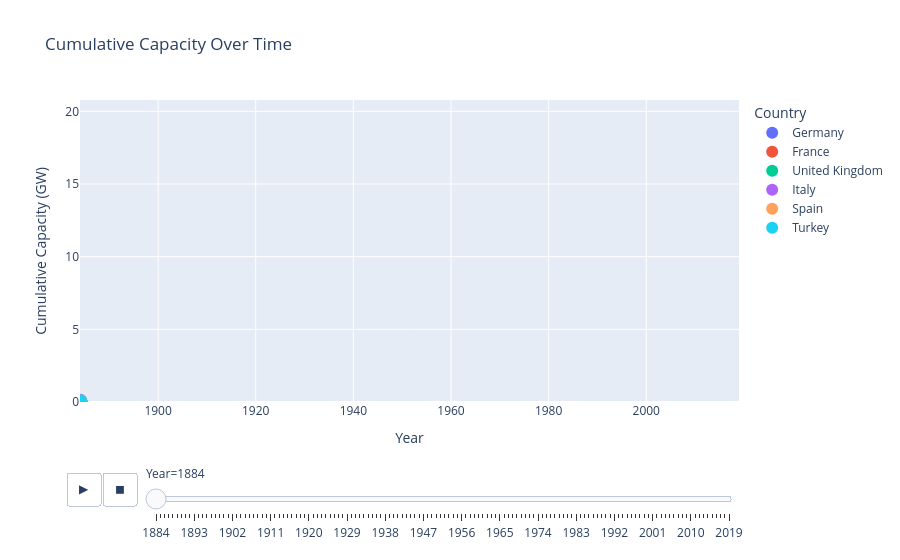

Notebook code for this chart:
### Code cell
#animation_frame = This means year will be used to change the frames. So each year will be a frame.
#animation_group = Each country will represented in each frame.
fig = px.scatter(selected_data_updated, x="year", y="cumulative_capacity_gw", animation_frame="year", 
                 animation_group="country", size="cumulative_capacity_gw", color="country", 
                 hover_name="country", size_max=55, range_x=[selected_data_updated['year'].min(), selected_data_updated['year'].max()], 
                 range_y=[0, selected_data_updated['cumulative_capacity_gw'].max()], 
                 title="Cumulative Capacity Over Time",
                 labels={"cumulative_capacity_gw": "Cumulative Capacity (GW)", "year": "Year"})

fig.update_traces(showlegend=True, marker=dict(size=15))

fig.update_layout(legend_title_text='Country')
fig.show()
fig.write_html("/home/shah0012/GloHydroRes/Figure/animation.html")

### Figure 1 — Plotly figure (JSON) as saved in the notebook; plotly's stock layout.template omitted (floating-point values rounded to 4 significant figures; data arrays with more than 128 entries replaced by an {"elided": "..."} marker saying what was removed)
{"data": [{"hovertemplate": "<b>%{hovertext}</b><br><br>country=Germany<br>Year=%{x}<br>Cumulative Capacity (GW)=%{marker.size}<extra></extra>", "hovertext": ["Germany"], "ids": ["Germany"], "legendgroup": "Germany", "marker": {"color": "#636efa", "size": 15, "sizemode": "area", "sizeref": 0.006869, "symbol": "circle"}, "mode": "markers", "name": "Germany", "orientation": "v", "showlegend": true, "type": "scatter", "x": [1884], "xaxis": "x", "y": [0], "yaxis": "y"}, {"hovertemplate": "<b>%{hovertext}</b><br><br>country=France<br>Year=%{x}<br>Cumulative Capacity (GW)=%{marker.size}<extra></extra>", "hovertext": ["France"], "ids": ["France"], "legendgroup": "France", "marker": {"color": "#EF553B", "size": 15, "sizemode": "area", "sizeref": 0.006869, "symbol": "circle"}, "mode": "markers", "name": "France", "orientation": "v", "showlegend": true, "type": "scatter", "x": [1884], "xaxis": "x", "y": [0], "yaxis": "y"}, {"hovertemplate": "<b>%{hovertext}</b><br><br>country=United Kingdom<br>Year=%{x}<br>Cumulative Capacity (GW)=%{marker.size}<extra></extra>", "hovertext": ["United Kingdom"], "ids": ["United Kingdom"], "legendgroup": "United Kingdom", "marker": {"color": "#00cc96", "size": 15, "sizemode": "area", "sizeref": 0.006869, "symbol": "circle"}, "mode": "markers", "name": "United Kingdom", "orientation": "v", "showlegend": true, "type": "scatter", "x": [1884], "xaxis": "x", "y": [0], "yaxis": "y"}, {"hovertemplate": "<b>%{hovertext}</b><br><br>country=Italy<br>Year=%{x}<br>Cumulative Capacity (GW)=%{marker.size}<extra></extra>", "hovertext": ["Italy"], "ids": ["Italy"], "legendgroup": "Italy", "marker": {"color": "#ab63fa", "size": 15, "sizemode": "area", "sizeref": 0.006869, "symbol": "circle"}, "mode": "markers", "name": "Italy", "orientation": "v", "showlegend": true, "type": "scatter", "x": [1884], "xaxis": "x", "y": [0.048], "yaxis": "y"}, {"hovertemplate": "<b>%{hovertext}</b><br><br>country=Spain<br>Year=%{x}<br>Cumulative Capacity (GW)=%{marker.size}<extra></extra>", "hovertext": ["Spain"], "ids": ["Spain"], "legendgroup": "Spain", "marker": {"color": "#FFA15A", "size": 15, "sizemode": "area", "sizeref": 0.006869, "symbol": "circle"}, "mode": "markers", "name": "Spain", "orientation": "v", "showlegend": true, "type": "scatter", "x": [1884], "xaxis": "x", "y": [0], "yaxis": "y"}, {"hovertemplate": "<b>%{hovertext}</b><br><br>country=Turkey<br>Year=%{x}<br>Cumulative Capacity (GW)=%{marker.size}<extra></extra>", "hovertext": ["Turkey"], "ids": ["Turkey"], "legendgroup": "Turkey", "marker": {"color": "#19d3f3", "size": 15, "sizemode": "area", "sizeref": 0.006869, "symbol": "circle"}, "mode": "markers", "name": "Turkey", "orientation": "v", "showlegend": true, "type": "scatter", "x": [1884], "xaxis": "x", "y": [0], "yaxis": "y"}], "layout": {"legend": {"itemsizing": "constant", "title": {"text": "Country"}, "tracegroupgap": 0}, "sliders": [{"active": 0, "currentvalue": {"prefix": "Year="}, "len": 0.9, "pad": {"b": 10, "t": 60}, "steps": [{"args": [["1884"], {"frame": {"duration": 0, "redraw": false}, "fromcurrent": true, "mode": "immediate", "transition": {"duration": 0, "easing": "linear"}}], "label": "1884", "method": "animate"}, {"args": [["1885"], {"frame": {"duration": 0, "redraw": false}, "fromcurrent": true, "mode": "immediate", "transition": {"duration": 0, "easing": "linear"}}], "label": "1885", "method": "animate"}, {"args": [["1886"], {"frame": {"duration": 0, "redraw": false}, "fromcurrent": true, "mode": "immediate", "transition": {"duration": 0, "easing": "linear"}}], "label": "1886", "method": "animate"}, {"args": [["1887"], {"frame": {"duration": 0, "redraw": false}, "fromcurrent": true, "mode": "immediate", "transition": {"duration": 0, "easing": "linear"}}], "label": "1887", "method": "animate"}, {"args": [["1888"], {"frame": {"duration": 0, "redraw": false}, "fromcurrent": true, "mode": "immediate", "transition": {"duration": 0, "easing": "linear"}}], "label": "1888", "method": "animate"}, {"args": [["1889"], {"frame": {"duration": 0, "redraw": false}, "fromcurrent": true, "mode": "immediate", "transition": {"duration": 0, "easing": "linear"}}], "label": "1889", "method": "animate"}, {"args": [["1890"], {"frame": {"duration": 0, "redraw": false}, "fromcurrent": true, "mode": "immediate", "transition": {"duration": 0, "easing": "linear"}}], "label": "1890", "method": "animate"}, {"args": [["1891"], {"frame": {"duration": 0, "redraw": false}, "fromcurrent": true, "mode": "immediate", "transition": {"duration": 0, "easing": "linear"}}], "label": "1891", "method": "animate"}, {"args": [["1892"], {"frame": {"duration": 0, "redraw": false}, "fromcurrent": true, "mode": "immediate", "transition": {"duration": 0, "easing": "linear"}}], "label": "1892", "method": "animate"}, {"args": [["1893"], {"frame": {"duration": 0, "redraw": false}, "fromcurrent": true, "mode": "immediate", "transition": {"duration": 0, "easing": "linear"}}], "label": "1893", "method": "animate"}, {"args": [["1894"], {"frame": {"duration": 0, "redraw": false}, "fromcurrent": true, "mode": "immediate", "transition": {"duration": 0, "easing": "linear"}}], "label": "1894", "method": "animate"}, {"args": [["1895"], {"frame": {"duration": 0, "redraw": false}, "fromcurrent": true, "mode": "immediate", "transition": {"duration": 0, "easing": "linear"}}], "label": "1895", "method": "animate"}, {"args": [["1896"], {"frame": {"duration": 0, "redraw": false}, "fromcurrent": true, "mode": "immediate", "transition": {"duration": 0, "easing": "linear"}}], "label": "1896", "method": "animate"}, {"args": [["1897"], {"frame": {"duration": 0, "redraw": false}, "fromcurrent": true, "mode": "immediate", "transition": {"duration": 0, "easing": "linear"}}], "label": "1897", "method": "animate"}, {"args": [["1898"], {"frame": {"duration": 0, "redraw": false}, "fromcurrent": true, "mode": "immediate", "transition": {"duration": 0, "easing": "linear"}}], "label": "1898", "method": "animate"}, {"args": [["1899"], {"frame": {"duration": 0, "redraw": false}, "fromcurrent": true, "mode": "immediate", "transition": {"duration": 0, "easing": "linear"}}], "label": "1899", "method": "animate"}, {"args": [["1900"], {"frame": {"duration": 0, "redraw": false}, "fromcurrent": true, "mode": "immediate", "transition": {"duration": 0, "easing": "linear"}}], "label": "1900", "method": "animate"}, {"args": [["1901"], {"frame": {"duration": 0, "redraw": false}, "fromcurrent": true, "mode": "immediate", "transition": {"duration": 0, "easing": "linear"}}], "label": "1901", "method": "animate"}, {"args": [["1902"], {"frame": {"duration": 0, "redraw": false}, "fromcurrent": true, "mode": "immediate", "transition": {"duration": 0, "easing": "linear"}}], "label": "1902", "method": "animate"}, {"args": [["1903"], {"frame": {"duration": 0, "redraw": false}, "fromcurrent": true, "mode": "immediate", "transition": {"duration": 0, "easing": "linear"}}], "label": "1903", "method": "animate"}, {"args": [["1904"], {"frame": {"duration": 0, "redraw": false}, "fromcurrent": true, "mode": "immediate", "transition": {"duration": 0, "easing": "linear"}}], "label": "1904", "method": "animate"}, {"args": [["1905"], {"frame": {"duration": 0, "redraw": false}, "fromcurrent": true, "mode": "immediate", "transition": {"duration": 0, "easing": "linear"}}], "label": "1905", "method": "animate"}, {"args": [["1906"], {"frame": {"duration": 0, "redraw": false}, "fromcurrent": true, "mode": "immediate", "transition": {"duration": 0, "easing": "linear"}}], "label": "1906", "method": "animate"}, {"args": [["1907"], {"frame": {"duration": 0, "redraw": false}, "fromcurrent": true, "mode": "immediate", "transition": {"duration": 0, "easing": "linear"}}], "label": "1907", "method": "animate"}, {"args": [["1908"], {"frame": {"duration": 0, "redraw": false}, "fromcurrent": true, "mode": "immediate", "transition": {"duration": 0, "easing": "linear"}}], "label": "1908", "method": "animate"}, {"args": [["1909"], {"frame": {"duration": 0, "redraw": false}, "fromcurrent": true, "mode": "immediate", "transition": {"duration": 0, "easing": "linear"}}], "label": "1909", "method": "animate"}, {"args": [["1910"], {"frame": {"duration": 0, "redraw": false}, "fromcurrent": true, "mode": "immediate", "transition": {"duration": 0, "easing": "linear"}}], "label": "1910", "method": "animate"}, {"args": [["1911"], {"frame": {"duration": 0, "redraw": false}, "fromcurrent": true, "mode": "immediate", "transition": {"duration": 0, "easing": "linear"}}], "label": "1911", "method": "animate"}, {"args": [["1912"], {"frame": {"duration": 0, "redraw": false}, "fromcurrent": true, "mode": "immediate", "transition": {"duration": 0, "easing": "linear"}}], "label": "1912", "method": "animate"}, {"args": [["1913"], {"frame": {"duration": 0, "redraw": false}, "fromcurrent": true, "mode": "immediate", "transition": {"duration": 0, "easing": "linear"}}], "label": "1913", "method": "animate"}, {"args": [["1914"], {"frame": {"duration": 0, "redraw": false}, "fromcurrent": true, "mode": "immediate", "transition": {"duration": 0, "easing": "linear"}}], "label": "1914", "method": "animate"}, {"args": [["1915"], {"frame": {"duration": 0, "redraw": false}, "fromcurrent": true, "mode": "immediate", "transition": {"duration": 0, "easing": "linear"}}], "label": "1915", "method": "animate"}, {"args": [["1916"], {"frame": {"duration": 0, "redraw": false}, "fromcurrent": true, "mode": "immediate", "transition": {"duration": 0, "easing": "linear"}}], "label": "1916", "method": "animate"}, {"args": [["1917"], {"frame": {"duration": 0, "redraw": false}, "fromcurrent": true, "mode": "immediate", "transition": {"duration": 0, "easing": "linear"}}], "label": "1917", "method": "animate"}, {"args": [["1918"], {"frame": {"duration": 0, "redraw": false}, "fromcurrent": true, "mode": "immediate", "transition": {"duration": 0, "easing": "linear"}}], "label": "1918", "method": "animate"}, {"args": [["1919"], {"frame": {"duration": 0, "redraw": false}, "fromcurrent": true, "mode": "immediate", "transition": {"duration": 0, "easing": "linear"}}], "label": "1919", "method": "animate"}, {"args": [["1920"], {"frame": {"duration": 0, "redraw": false}, "fromcurrent": true, "mode": "immediate", "transition": {"duration": 0, "easing": "linear"}}], "label": "1920", "method": "animate"}, {"args": [["1921"], {"frame": {"duration": 0, "redraw": false}, "fromcurrent": true, "mode": "immediate", "transition": {"duration": 0, "easing": "linear"}}], "label": "1921", "method": "animate"}, {"args": [["1922"], {"frame": {"duration": 0, "redraw": false}, "fromcurrent": true, "mode": "immediate", "transition": {"duration": 0, "easing": "linear"}}], "label": "1922", "method": "animate"}, {"args": [["1923"], {"frame": {"duration": 0, "redraw": false}, "fromcurrent": true, "mode": "immediate", "transition": {"duration": 0, "easing": "linear"}}], "label": "1923", "method": "animate"}, {"args": [["1924"], {"frame": {"duration": 0, "redraw": false}, "fromcurrent": true, "mode": "immediate", "transition": {"duration": 0, "easing": "linear"}}], "label": "1924", "method": "animate"}, {"args": [["1925"], {"frame": {"duration": 0, "redraw": false}, "fromcurrent": true, "mode": "immediate", "transition": {"duration": 0, "easing": "linear"}}], "label": "1925", "method": "animate"}, {"args": [["1926"], {"frame": {"duration": 0, "redraw": false}, "fromcurrent": true, "mode": "immediate", "transition": {"duration": 0, "easing": "linear"}}], "label": "1926", "method": "animate"}, {"args": [["1927"], {"frame": {"duration": 0, "redraw": false}, "fromcurrent": true, "mode": "immediate", "transition": {"duration": 0, "easing": "linear"}}], "label": "1927", "method": "animate"}, {"args": [["1928"], {"frame": {"duration": 0, "redraw": false}, "fromcurrent": true, "mode": "immediate", "transition": {"duration": 0, "easing": "linear"}}], "label": "1928", "method": "animate"}, {"args": [["1929"], {"frame": {"duration": 0, "redraw": false}, "fromcurrent": true, "mode": "immediate", "transition": {"duration": 0, "easing": "linear"}}], "label": "1929", "method": "animate"}, {"args": [["1930"], {"frame": {"duration": 0, "redraw": false}, "fromcurrent": true, "mode": "immediate", "transition": {"duration": 0, "easing": "linear"}}], "label": "1930", "method": "animate"}, {"args": [["1931"], {"frame": {"duration": 0, "redraw": false}, "fromcurrent": true, "mode": "immediate", "transition": {"duration": 0, "easing": "linear"}}], "label": "1931", "method": "animate"}, {"args": [["1932"], {"frame": {"duration": 0, "redraw": false}, "fromcurrent": true, "mode": "immediate", "transition": {"duration": 0, "easing": "linear"}}], "label": "1932", "method": "animate"}, {"args": [["1933"], {"frame": {"duration": 0, "redraw": false}, "fromcurrent": true, "mode": "immediate", "transition": {"duration": 0, "easing": "linear"}}], "label": "1933", "method": "animate"}, {"args": [["1934"], {"frame": {"duration": 0, "redraw": false}, "fromcurrent": true, "mode": "immediate", "transition": {"duration": 0, "easing": "linear"}}], "label": "1934", "method": "animate"}, {"args": [["1935"], {"frame": {"duration": 0, "redraw": false}, "fromcurrent": true, "mode": "immediate", "transition": {"duration": 0, "easing": "linear"}}], "label": "1935", "method": "animate"}, {"args": [["1936"], {"frame": {"duration": 0, "redraw": false}, "fromcurrent": true, "mode": "immediate", "transition": {"duration": 0, "easing": "linear"}}], "label": "1936", "method": "animate"}, {"args": [["1937"], {"frame": {"duration": 0, "redraw": false}, "fromcurrent": true, "mode": "immediate", "transition": {"duration": 0, "easing": "linear"}}], "label": "1937", "method": "animate"}, {"args": [["1938"], {"frame": {"duration": 0, "redraw": false}, "fromcurrent": true, "mode": "immediate", "transition": {"duration": 0, "easing": "linear"}}], "label": "1938", "method": "animate"}, {"args": [["1939"], {"frame": {"duration": 0, "redraw": false}, "fromcurrent": true, "mode": "immediate", "transition": {"duration": 0, "easing": "linear"}}], "label": "1939", "method": "animate"}, {"args": [["1940"], {"frame": {"duration": 0, "redraw": false}, "fromcurrent": true, "mode": "immediate", "transition": {"duration": 0, "easing": "linear"}}], "label": "1940", "method": "animate"}, {"args": [["1941"], {"frame": {"duration": 0, "redraw": false}, "fromcurrent": true, "mode": "immediate", "transition": {"duration": 0, "easing": "linear"}}], "label": "1941", "method": "animate"}, {"args": [["1942"], {"frame": {"duration": 0, "redraw": false}, "fromcurrent": true, "mode": "immediate", "transition": {"duration": 0, "easing": "linear"}}], "label": "1942", "method": "animate"}, {"args": [["1943"], {"frame": {"duration": 0, "redraw": false}, "fromcurrent": true, "mode": "immediate", "transition": {"duration": 0, "easing": "linear"}}], "label": "1943", "method": "animate"}, {"args": [["1944"], {"frame": {"duration": 0, "redraw": false}, "fromcurrent": true, "mode": "immediate", "transition": {"duration": 0, "easing": "linear"}}], "label": "1944", "method": "animate"}, {"args": [["1945"], {"frame": {"duration": 0, "redraw": false}, "fromcurrent": true, "mode": "immediate", "transition": {"duration": 0, "easing": "linear"}}], "label": "1945", "method": "animate"}, {"args": [["1946"], {"frame": {"duration": 0, "redraw": false}, "fromcurrent": true, "mode": "immediate", "transition": {"duration": 0, "easing": "linear"}}], "label": "1946", "method": "animate"}, {"args": [["1947"], {"frame": {"duration": 0, "redraw": false}, "fromcurrent": true, "mode": "immediate", "transition": {"duration": 0, "easing": "linear"}}], "label": "1947", "method": "animate"}, {"args": [["1948"], {"frame": {"duration": 0, "redraw": false}, "fromcurrent": true, "mode": "immediate", "transition": {"duration": 0, "easing": "linear"}}], "label": "1948", "method": "animate"}, {"args": [["1949"], {"frame": {"duration": 0, "redraw": false}, "fromcurrent": true, "mode": "immediate", "transition": {"duration": 0, "easing": "linear"}}], "label": "1949", "method": "animate"}, {"args": [["1950"], {"frame": {"duration": 0, "redraw": false}, "fromcurrent": true, "mode": "immediate", "transition": {"duration": 0, "easing": "linear"}}], "label": "1950", "method": "animate"}, {"args": [["1951"], {"frame": {"duration": 0, "redraw": false}, "fromcurrent": true, "mode": "immediate", "transition": {"duration": 0, "easing": "linear"}}], "label": "1951", "method": "animate"}, {"args": [["1952"], {"frame": {"duration": 0, "redraw": false}, "fromcurrent": true, "mode": "immediate", "transition": {"duration": 0, "easing": "linear"}}], "label": "1952", "method": "animate"}, {"args": [["1953"], {"frame": {"duration": 0, "redraw": false}, "fromcurrent": true, "mode": "immediate", "transition": {"duration": 0, "easing": "linear"}}], "label": "1953", "method": "animate"}, {"args": [["1954"], {"frame": {"duration": 0, "redraw": false}, "fromcurrent": true, "mode": "immediate", "transition": {"duration": 0, "easing": "linear"}}], "label": "1954", "method": "animate"}, {"args": [["1955"], {"frame": {"duration": 0, "redraw": false}, "fromcurrent": true, "mode": "immediate", "transition": {"duration": 0, "easing": "linear"}}], "label": "1955", "method": "animate"}, {"args": [["1956"], {"frame": {"duration": 0, "redraw": false}, "fromcurrent": true, "mode": "immediate", "transition": {"duration": 0, "easing": "linear"}}], "label": "1956", "method": "animate"}, {"args": [["1957"], {"frame": {"duration": 0, "redraw": false}, "fromcurrent": true, "mode": "immediate", "transition": {"duration": 0, "easing": "linear"}}], "label": "1957", "method": "animate"}, {"args": [["1958"], {"frame": {"duration": 0, "redraw": false}, "fromcurrent": true, "mode": "immediate", "transition": {"duration": 0, "easing": "linear"}}], "label": "1958", "method": "animate"}, {"args": [["1959"], {"frame": {"duration": 0, "redraw": false}, "fromcurrent": true, "mode": "immediate", "transition": {"duration": 0, "easing": "linear"}}], "label": "1959", "method": "animate"}, {"args": [["1960"], {"frame": {"duration": 0, "redraw": false}, "fromcurrent": true, "mode": "immediate", "transition": {"duration": 0, "easing": "linear"}}], "label": "1960", "method": "animate"}, {"args": [["1961"], {"frame": {"duration": 0, "redraw": false}, "fromcurrent": true, "mode": "immediate", "transition": {"duration": 0, "easing": "linear"}}], "label": "1961", "method": "animate"}, {"args": [["1962"], {"frame": {"duration": 0, "redraw": false}, "fromcurrent": true, "mode": "immediate", "transition": {"duration": 0, "easing": "linear"}}], "label": "1962", "method": "animate"}, {"args": [["1963"], {"frame": {"duration": 0, "redraw": false}, "fromcurrent": true, "mode": "immediate", "transition": {"duration": 0, "easing": "linear"}}], "label": "1963", "method": "animate"}, {"args": [["1964"], {"frame": {"duration": 0, "redraw": false}, "fromcurrent": true, "mode": "immediate", "transition": {"duration": 0, "easing": "linear"}}], "label": "1964", "method": "animate"}, {"args": [["1965"], {"frame": {"duration": 0, "redraw": false}, "fromcurrent": true, "mode": "immediate", "transition": {"duration": 0, "easing": "linear"}}], "label": "1965", "method": "animate"}, {"args": [["1966"], {"frame": {"duration": 0, "redraw": false}, "fromcurrent": true, "mode": "immediate", "transition": {"duration": 0, "easing": "linear"}}], "label": "1966", "method": "animate"}, {"args": [["1967"], {"frame": {"duration": 0, "redraw": false}, "fromcurrent": true, "mode": "immediate", "transition": {"duration": 0, "easing": "linear"}}], "label": "1967", "method": "animate"}, {"args": [["1968"], {"frame": {"duration": 0, "redraw": false}, "fromcurrent": true, "mode": "immediate", "transition": {"duration": 0, "easing": "linear"}}], "label": "1968", "method": "animate"}, {"args": [["1969"], {"frame": {"duration": 0, "redraw": false}, "fromcurrent": true, "mode": "immediate", "transition": {"duration": 0, "easing": "linear"}}], "label": "1969", "method": "animate"}, {"args": [["1970"], {"frame": {"duration": 0, "redraw": false}, "fromcurrent": true, "mode": "immediate", "transition": {"duration": 0, "easing": "linear"}}], "label": "1970", "method": "animate"}, {"args": [["1971"], {"frame": {"duration": 0, "redraw": false}, "fromcurrent": true, "mode": "immediate", "transition": {"duration": 0, "easing": "linear"}}], "label": "1971", "method": "animate"}, {"args": [["1972"], {"frame": {"duration": 0, "redraw": false}, "fromcurrent": true, "mode": "immediate", "transition": {"duration": 0, "easing": "linear"}}], "label": "1972", "method": "animate"}, {"args": [["1973"], {"frame": {"duration": 0, "redraw": false}, "fromcurrent": true, "mode": "immediate", "transition": {"duration": 0, "easing": "linear"}}], "label": "1973", "method": "animate"}, {"args": [["1974"], {"frame": {"duration": 0, "redraw": false}, "fromcurrent": true, "mode": "immediate", "transition": {"duration": 0, "easing": "linear"}}], "label": "1974", "method": "animate"}, {"args": [["1975"], {"frame": {"duration": 0, "redraw": false}, "fromcurrent": true, "mode": "immediate", "transition": {"duration": 0, "easing": "linear"}}], "label": "1975", "method": "animate"}, {"args": [["1976"], {"frame": {"duration": 0, "redraw": false}, "fromcurrent": true, "mode": "immediate", "transition": {"duration": 0, "easing": "linear"}}], "label": "1976", "method": "animate"}, {"args": [["1977"], {"frame": {"duration": 0, "redraw": false}, "fromcurrent": true, "mode": "immediate", "transition": {"duration": 0, "easing": "linear"}}], "label": "1977", "method": "animate"}, {"args": [["1978"], {"frame": {"duration": 0, "redraw": false}, "fromcurrent": true, "mode": "immediate", "transition": {"duration": 0, "easing": "linear"}}], "label": "1978", "method": "animate"}, {"args": [["1979"], {"frame": {"duration": 0, "redraw": false}, "fromcurrent": true, "mode": "immediate", "transition": {"duration": 0, "easing": "linear"}}], "label": "1979", "method": "animate"}, {"args": [["1980"], {"frame": {"duration": 0, "redraw": false}, "fromcurrent": true, "mode": "immediate", "transition": {"duration": 0, "easing": "linear"}}], "label": "1980", "method": "animate"}, {"args": [["1981"], {"frame": {"duration": 0, "redraw": false}, "fromcurrent": true, "mode": "immediate", "transition": {"duration": 0, "easing": "linear"}}], "label": "1981", "method": "animate"}, {"args": [["1982"], {"frame": {"duration": 0, "redraw": false}, "fromcurrent": true, "mode": "immediate", "transition": {"duration": 0, "easing": "linear"}}], "label": "1982", "method": "animate"}, {"args": [["1983"], {"frame": {"duration": 0, "redraw": false}, "fromcurrent": true, "mode": "immediate", "transition": {"duration": 0, "easing": "linear"}}], "label": "1983", "method": "animate"}, {"args": [["1984"], {"frame": {"duration": 0, "redraw": false}, "fromcurrent": true, "mode": "immediate", "transition": {"duration": 0, "easing": "linear"}}], "label": "1984", "method": "animate"}, {"args": [["1985"], {"frame": {"duration": 0, "redraw": false}, "fromcurrent": true, "mode": "immediate", "transition": {"duration": 0, "easing": "linear"}}], "label": "1985", "method": "animate"}, {"args": [["1986"], {"frame": {"duration": 0, "redraw": false}, "fromcurrent": true, "mode": "immediate", "transition": {"duration": 0, "easing": "linear"}}], "label": "1986", "method": "animate"}, {"args": [["1987"], {"frame": {"duration": 0, "redraw": false}, "fromcurrent": true, "mode": "immediate", "transition": {"duration": 0, "easing": "linear"}}], "label": "1987", "method": "animate"}, {"args": [["1988"], {"frame": {"duration": 0, "redraw": false}, "fromcurrent": true, "mode": "immediate", "transition": {"duration": 0, "easing": "linear"}}], "label": "1988", "method": "animate"}, {"args": [["1989"], {"frame": {"duration": 0, "redraw": false}, "fromcurrent": true, "mode": "immediate", "transition": {"duration": 0, "easing": "linear"}}], "label": "1989", "method": "animate"}, {"args": [["1990"], {"frame": {"duration": 0, "redraw": false}, "fromcurrent": true, "mode": "immediate", "transition": {"duration": 0, "easing": "linear"}}], "label": "1990", "method": "animate"}, {"args": [["1991"], {"frame": {"duration": 0, "redraw": false}, "fromcurrent": true, "mode": "immediate", "transition": {"duration": 0, "easing": "linear"}}], "label": "1991", "method": "animate"}, {"args": [["1992"], {"frame": {"duration": 0, "redraw": false}, "fromcurrent": true, "mode": "immediate", "transition": {"duration": 0, "easing": "linear"}}], "label": "1992", "method": "animate"}, {"args": [["1993"], {"frame": {"duration": 0, "redraw": false}, "fromcurrent": true, "mode": "immediate", "transition": {"duration": 0, "easing": "linear"}}], "label": "1993", "method": "animate"}, {"args": [["1994"], {"frame": {"duration": 0, "redraw": false}, "fromcurrent": true, "mode": "immediate", "transition": {"duration": 0, "easing": "linear"}}], "label": "1994", "method": "animate"}, {"args": [["1995"], {"frame": {"duration": 0, "redraw": false}, "fromcurrent": true, "mode": "immediate", "transition": {"duration": 0, "easing": "linear"}}], "label": "1995", "method": "animate"}, {"args": [["1996"], {"frame": {"duration": 0, "redraw": false}, "fromcurrent": true, "mode": "immediate", "transition": {"duration": 0, "easing": "linear"}}], "label": "1996", "method": "animate"}, {"args": [["1997"], {"frame": {"duration": 0, "redraw": false}, "fromcurrent": true, "mode": "immediate", "transition": {"duration": 0, "easing": "linear"}}], "label": "1997", "method": "animate"}, {"args": [["1998"], {"frame": {"duration": 0, "redraw": false}, "fromcurrent": true, "mode": "immediate", "transition": {"duration": 0, "easing": "linear"}}], "label": "1998", "method": "animate"}, {"args": [["1999"], {"frame": {"duration": 0, "redraw": false}, "fromcurrent": true, "mode": "immediate", "transition": {"duration": 0, "easing": "linear"}}], "label": "1999", "method": "animate"}, {"args": [["2000"], {"frame": {"duration": 0, "redraw": false}, "fromcurrent": true, "mode": "immediate", "transition": {"duration": 0, "easing": "linear"}}], "label": "2000", "method": "animate"}, {"args": [["2001"], {"frame": {"duration": 0, "redraw": false}, "fromcurrent": true, "mode": "immediate", "transition": {"duration": 0, "easing": "linear"}}], "label": "2001", "method": "animate"}, {"args": [["2002"], {"frame": {"duration": 0, "redraw": false}, "fromcurrent": true, "mode": "immediate", "transition": {"duration": 0, "easing": "linear"}}], "label": "2002", "method": "animate"}, {"args": [["2003"], {"frame": {"duration": 0, "redraw": false}, "fromcurrent": true, "mode": "immediate", "transition": {"duration": 0, "easing": "linear"}}], "label": "2003", "method": "animate"}, {"args": [["2004"], {"frame": {"duration": 0, "redraw": false}, "fromcurrent": true, "mode": "immediate", "transition": {"duration": 0, "easing": "linear"}}], "label": "2004", "method": "animate"}, {"args": [["2005"], {"frame": {"duration": 0, "redraw": false}, "fromcurrent": true, "mode": "immediate", "transition": {"duration": 0, "easing": "linear"}}], "label": "2005", "method": "animate"}, {"args": [["2006"], {"frame": {"duration": 0, "redraw": false}, "fromcurrent": true, "mode": "immediate", "transition": {"duration": 0, "easing": "linear"}}], "label": "2006", "method": "animate"}, {"args": [["2007"], {"frame": {"duration": 0, "redraw": false}, "fromcurrent": true, "mode": "immediate", "transition": {"duration": 0, "easing": "linear"}}], "label": "2007", "method": "animate"}, {"args": [["2008"], {"frame": {"duration": 0, "redraw": false}, "fromcurrent": true, "mode": "immediate", "transition": {"duration": 0, "easing": "linear"}}], "label": "2008", "method": "animate"}, {"args": [["2009"], {"frame": {"duration": 0, "redraw": false}, "fromcurrent": true, "mode": "immediate", "transition": {"duration": 0, "easing": "linear"}}], "label": "2009", "method": "animate"}, {"args": [["2010"], {"frame": {"duration": 0, "redraw": false}, "fromcurrent": true, "mode": "immediate", "transition": {"duration": 0, "easing": "linear"}}], "label": "2010", "method": "animate"}, {"args": [["2011"], {"frame": {"duration": 0, "redraw": false}, "fromcurrent": true, "mode": "immediate", "transition": {"duration": 0, "easing": "linear"}}], "label": "2011", "method": "animate"}, {"args": [["2012"], {"frame": {"duration": 0, "redraw": false}, "fromcurrent": true, "mode": "immediate", "transition": {"duration": 0, "easing": "linear"}}], "label": "2012", "method": "animate"}, {"args": [["2013"], {"frame": {"duration": 0, "redraw": false}, "fromcurrent": true, "mode": "immediate", "transition": {"duration": 0, "easing": "linear"}}], "label": "2013", "method": "animate"}, {"args": [["2014"], {"frame": {"duration": 0, "redraw": false}, "fromcurrent": true, "mode": "immediate", "transition": {"duration": 0, "easing": "linear"}}], "label": "2014", "method": "animate"}, {"args": [["2015"], {"frame": {"duration": 0, "redraw": false}, "fromcurrent": true, "mode": "immediate", "transition": {"duration": 0, "easing": "linear"}}], "label": "2015", "method": "animate"}, {"args": [["2016"], {"frame": {"duration": 0, "redraw": false}, "fromcurrent": true, "mode": "immediate", "transition": {"duration": 0, "easing": "linear"}}], "label": "2016", "method": "animate"}, {"args": [["2017"], {"frame": {"duration": 0, "redraw": false}, "fromcurrent": true, "mode": "immediate", "transition": {"duration": 0, "easing": "linear"}}], "label": "2017", "method": "animate"}, {"args": [["2018"], {"frame": {"duration": 0, "redraw": false}, "fromcurrent": true, "mode": "immediate", "transition": {"duration": 0, "easing": "linear"}}], "label": "2018", "method": "animate"}, {"args": [["2019"], {"frame": {"duration": 0, "redraw": false}, "fromcurrent": true, "mode": "immediate", "transition": {"duration": 0, "easing": "linear"}}], "label": "2019", "method": "animate"}], "x": 0.1, "xanchor": "left", "y": 0, "yanchor": "top"}], "title": {"text": "Cumulative Capacity Over Time"}, "updatemenus": [{"buttons": [{"args": [null, {"frame": {"duration": 500, "redraw": false}, "fromcurrent": true, "mode": "immediate", "transition": {"duration": 500, "easing": "linear"}}], "label": "&#9654;", "method": "animate"}, {"args": [[null], {"frame": {"duration": 0, "redraw": false}, "fromcurrent": true, "mode": "immediate", "transition": {"duration": 0, "easing": "linear"}}], "label": "&#9724;", "method": "animate"}], "direction": "left", "pad": {"r": 10, "t": 70}, "showactive": false, "type": "buttons", "x": 0.1, "xanchor": "right", "y": 0, "yanchor": "top"}], "xaxis": {"anchor": "y", "categoryarray": {"elided": "136 int values"}, "categoryorder": "array", "domain": [0, 1], "range": [1884, 2019], "title": {"text": "Year"}}, "yaxis": {"anchor": "x", "domain": [0, 1], "range": [0, 20.78], "title": {"text": "Cumulative Capacity (GW)"}}}}
